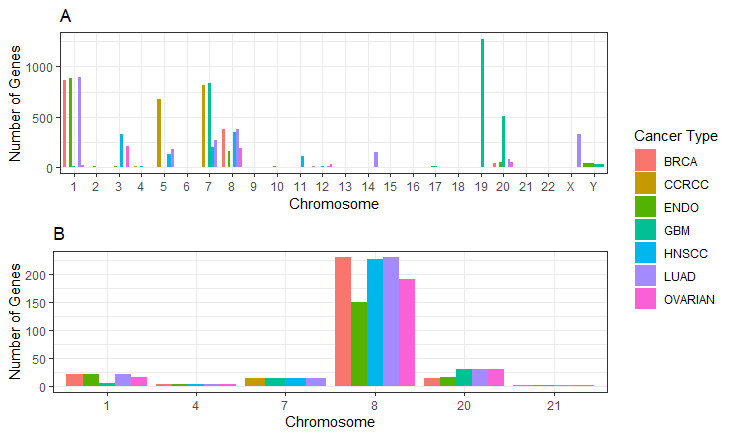

Reproduce this figure in R.
require(ggplot2)
require(gridExtra)
library(tidyverse)
library(grid)

chromosomes <- read_csv('uniprot_chromosomes.csv')
cnvs <- read_csv('sig_genes_by_cancer.csv')
sig_genes <- read_csv('sig_genes.csv')

get_legend<-function(myggplot){
  tmp <- ggplot_gtable(ggplot_build(myggplot))
  leg <- which(sapply(tmp$grobs, function(x) x$name) == "guide-box")
  legend <- tmp$grobs[[leg]]
  return(legend)
}

chromosomes = chromosomes %>%
  mutate(chromosome = str_extract(chromosome, '[0-9,X,Y]+')) %>%
  mutate(chromosome = factor(chromosome, levels=c('1', '2','3','4','5','6','7','8','9','10','11','12','13','14','15','16','17','18','19','20','21', '22','X','Y'))) %>%
  drop_na() %>%
  select(-X1)


cnv_data = cnvs %>%
  gather(key="cancer", value="gene")

data1 = cnv_data %>%
  left_join(chromosomes) %>%
  drop_na()

plt1 = ggplot(data1, aes(x=chromosome, fill=cancer)) +
  geom_bar(position='dodge') +
  xlab("Chromosome") +
  ylab("Number of Genes") +
  labs(title="A", fill="Cancer Type") +
  theme_bw()

legend = get_legend(plt1)

plt1 = plt1 + theme(legend.position = "none")

data = filter(data1, gene %in% pull(sig_genes, gene))

plt2 = ggplot(data, aes(x=chromosome, fill=cancer)) +
  geom_bar(position='dodge') +
  xlab("Chromosome") + 
  ylab("Number of Genes") +
  labs(title="B") +
  theme_bw() +
  theme(legend.position = "none")

plt2




g1 = grid.arrange(
  plt1, plt2,
  widths = c(1),
  nrow=2,
  layout_matrix = rbind(c(1), c(2)))

g2 = grid.arrange(
  g1, legend,
  widths = c(5,1),
  layout_matrix = rbind(c(1,2))
)
